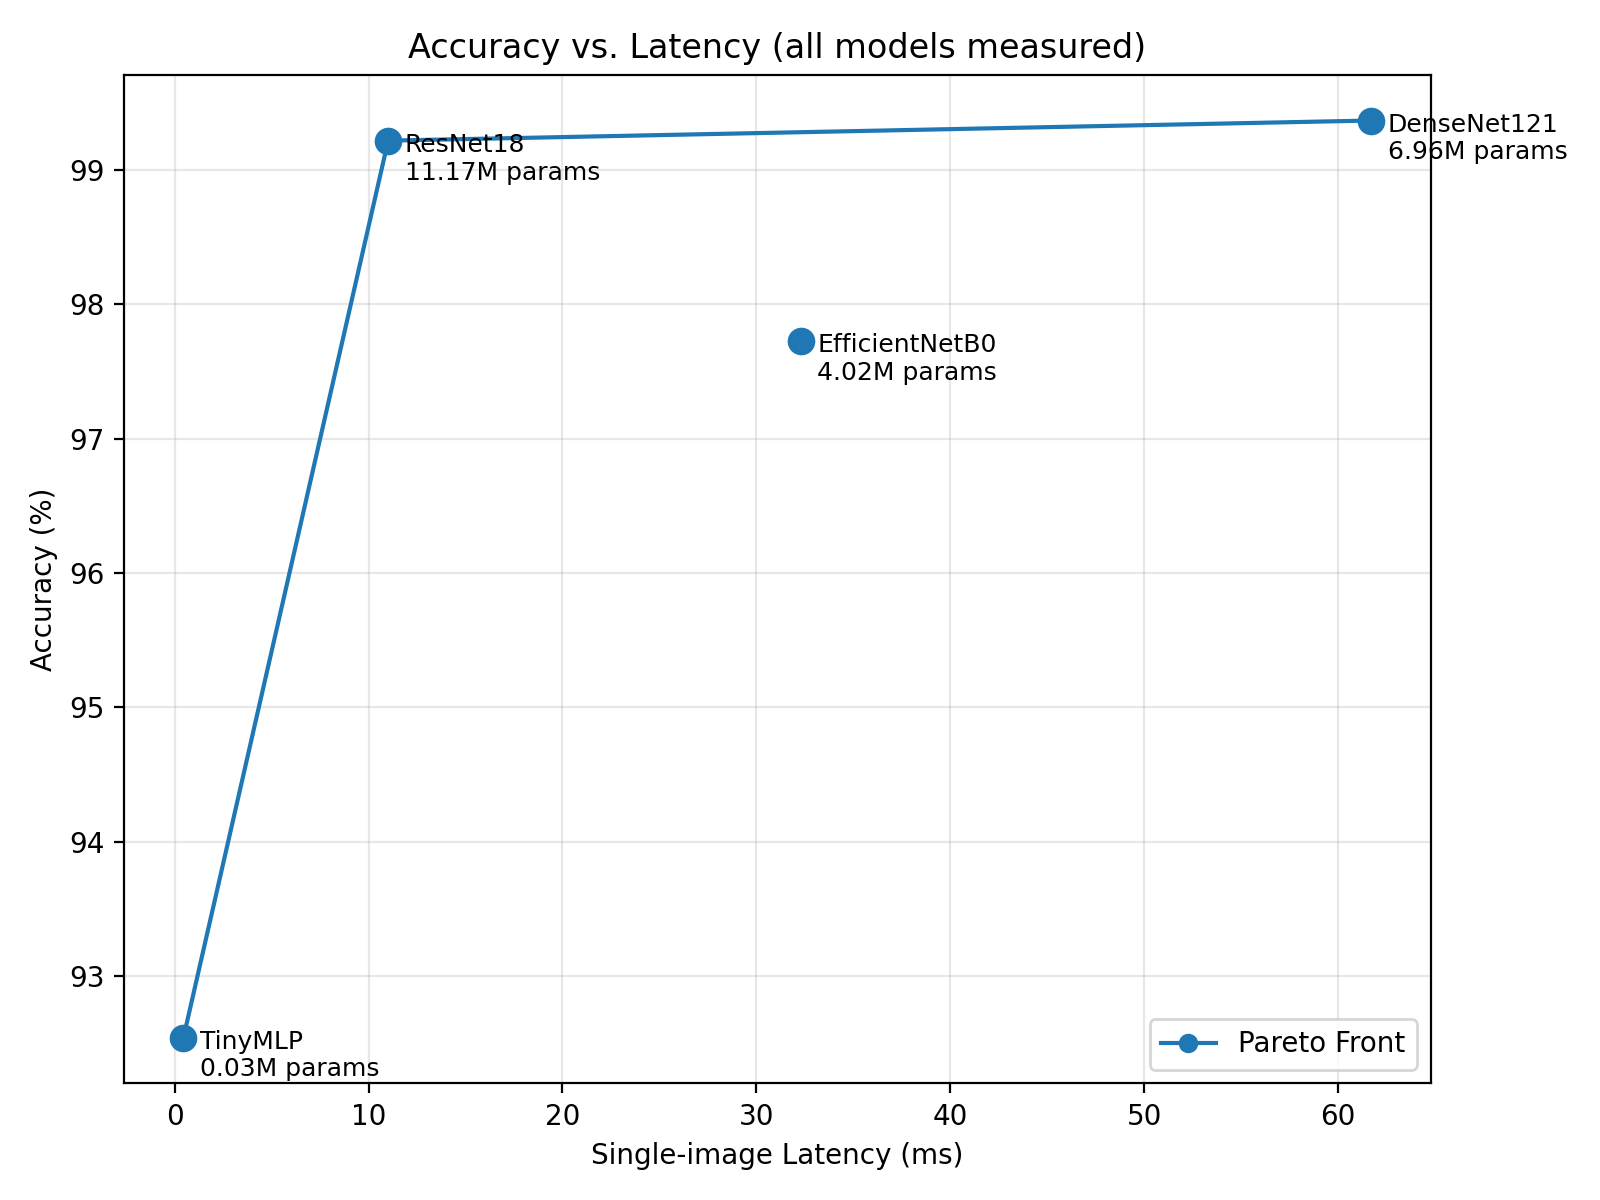

The script that saved this image:
# ============================================================
# pareto_full.py
#
# Week 4 (확장) - Accuracy / Latency Pareto Analysis
#
# pareto_check.py 와 달리 demo 값을 쓰지 않는다.
# 네 모델 모두 실제로 학습한 가중치를 불러와서 측정한다.
#
#   TinyMLP        (Part A)
#   ResNet18
#   DenseNet121
#   EfficientNetB0
# ============================================================

import json
import os
import time

import numpy as np
import pandas as pd

import matplotlib
matplotlib.use("Agg")
import matplotlib.pyplot as plt

import torch

from torch.utils.data import DataLoader
from torchvision import datasets, transforms

from models import build_model, count_parameters


# ============================================================
# 1. Settings
# ============================================================

BATCH_SIZE = 128

LATENCY_WARMUP = 50
LATENCY_REPEAT = 200

MODEL_NAMES = [
    "TinyMLP",
    "EfficientNetB0",
    "ResNet18",
    "DenseNet121",
]


# ============================================================
# 2. Device
# ============================================================

device = torch.device(
    "cuda" if torch.cuda.is_available() else "cpu"
)

print("=" * 60)
print("Device :", device)

if device.type == "cuda":
    print("GPU    :", torch.cuda.get_device_name(0))

print("=" * 60)


# ============================================================
# 3. MNIST Test Dataset
# ============================================================

transform = transforms.Compose([
    transforms.ToTensor(),
    transforms.Normalize(
        (0.5,),
        (0.5,),
    ),
])

test_dataset = datasets.MNIST(
    root="./data",
    train=False,
    download=True,
    transform=transform,
)

test_loader = DataLoader(
    test_dataset,
    batch_size=BATCH_SIZE,
    shuffle=False,
)


# ============================================================
# 4. Accuracy
# ============================================================

def measure_accuracy(model):
    model.eval()

    correct = 0
    total = 0

    with torch.no_grad():
        for images, labels in test_loader:
            images = images.to(device)
            labels = labels.to(device)

            outputs = model(images)
            predictions = outputs.argmax(dim=1)

            correct += (predictions == labels).sum().item()
            total += labels.size(0)

    return correct / total * 100


# ============================================================
# 5. Latency (single-image)
# ============================================================

def measure_latency(model):
    model.eval()

    x = torch.randn(
        1,
        1,
        28,
        28,
        device=device,
    )

    with torch.no_grad():
        for _ in range(LATENCY_WARMUP):
            _ = model(x)

    if device.type == "cuda":
        torch.cuda.synchronize()

    latencies = []

    with torch.no_grad():
        for _ in range(LATENCY_REPEAT):

            if device.type == "cuda":
                torch.cuda.synchronize()

            start = time.perf_counter()

            _ = model(x)

            if device.type == "cuda":
                torch.cuda.synchronize()

            end = time.perf_counter()

            latencies.append((end - start) * 1000)

    return (
        float(np.mean(latencies)),
        float(np.std(latencies)),
    )


# ============================================================
# 6. Measure All Models
# ============================================================

results = []

for name in MODEL_NAMES:

    weight_path = os.path.join("weights", f"{name}.pth")

    if not os.path.exists(weight_path):
        print(f"[skip] {name}: {weight_path} not found")
        continue

    model = build_model(name)

    state_dict = torch.load(
        weight_path,
        map_location="cpu",
        weights_only=True,
    )

    model.load_state_dict(state_dict)

    model = model.to(device)
    model.eval()

    accuracy = measure_accuracy(model)

    latency_mean, latency_std = measure_latency(model)

    n_params = count_parameters(model)

    print()
    print("=" * 60)
    print(name)
    print("=" * 60)
    print(f"Params   : {n_params:,}")
    print(f"Accuracy : {accuracy:.2f} %")
    print(f"Latency  : {latency_mean:.4f} ms (std {latency_std:.4f})")

    results.append({
        "Model": name,
        "Accuracy": round(accuracy, 2),
        "Latency": round(latency_mean, 4),
        "LatencyStd": round(latency_std, 4),
        "Params": n_params,
        "Source": "Measured",
    })

    del model

    if device.type == "cuda":
        torch.cuda.empty_cache()


df = pd.DataFrame(results)


# ============================================================
# 7. Pareto Dominance
# ============================================================

def is_dominated(i, dataframe):

    acc_i = dataframe.loc[i, "Accuracy"]
    latency_i = dataframe.loc[i, "Latency"]

    for j in dataframe.index:

        if i == j:
            continue

        acc_j = dataframe.loc[j, "Accuracy"]
        latency_j = dataframe.loc[j, "Latency"]

        no_worse = (
            acc_j >= acc_i
            and
            latency_j <= latency_i
        )

        strictly_better = (
            acc_j > acc_i
            or
            latency_j < latency_i
        )

        if no_worse and strictly_better:
            return True

    return False


df["Pareto"] = True

for i in df.index:
    if is_dominated(i, df):
        df.loc[i, "Pareto"] = False


# ============================================================
# 8. Print
# ============================================================

print()
print("=" * 60)
print("Accuracy / Latency Results (all measured)")
print("=" * 60)

print(df.to_string(index=False))


# ============================================================
# 9. Plot
# ============================================================

pareto_df = df[df["Pareto"]].sort_values("Latency")

plt.figure(figsize=(8, 6))

plt.scatter(
    df["Latency"],
    df["Accuracy"],
    s=80,
    zorder=3,
)

for _, row in df.iterrows():

    label = (
        f"{row['Model']}\n"
        f"{row['Params'] / 1e6:.2f}M params"
    )

    plt.annotate(
        label,
        (row["Latency"], row["Accuracy"]),
        xytext=(6, -14),
        textcoords="offset points",
        fontsize=9,
    )

plt.plot(
    pareto_df["Latency"],
    pareto_df["Accuracy"],
    marker="o",
    label="Pareto Front",
    zorder=2,
)

plt.xlabel("Single-image Latency (ms)")
plt.ylabel("Accuracy (%)")
plt.title("Accuracy vs. Latency (all models measured)")
plt.grid(alpha=0.3)
plt.legend()
plt.tight_layout()

plt.savefig("pareto_full.png", dpi=200)

df.to_csv("pareto_full_results.csv", index=False)

print()
print("Saved: pareto_full_results.csv")
print("Saved: pareto_full.png")
